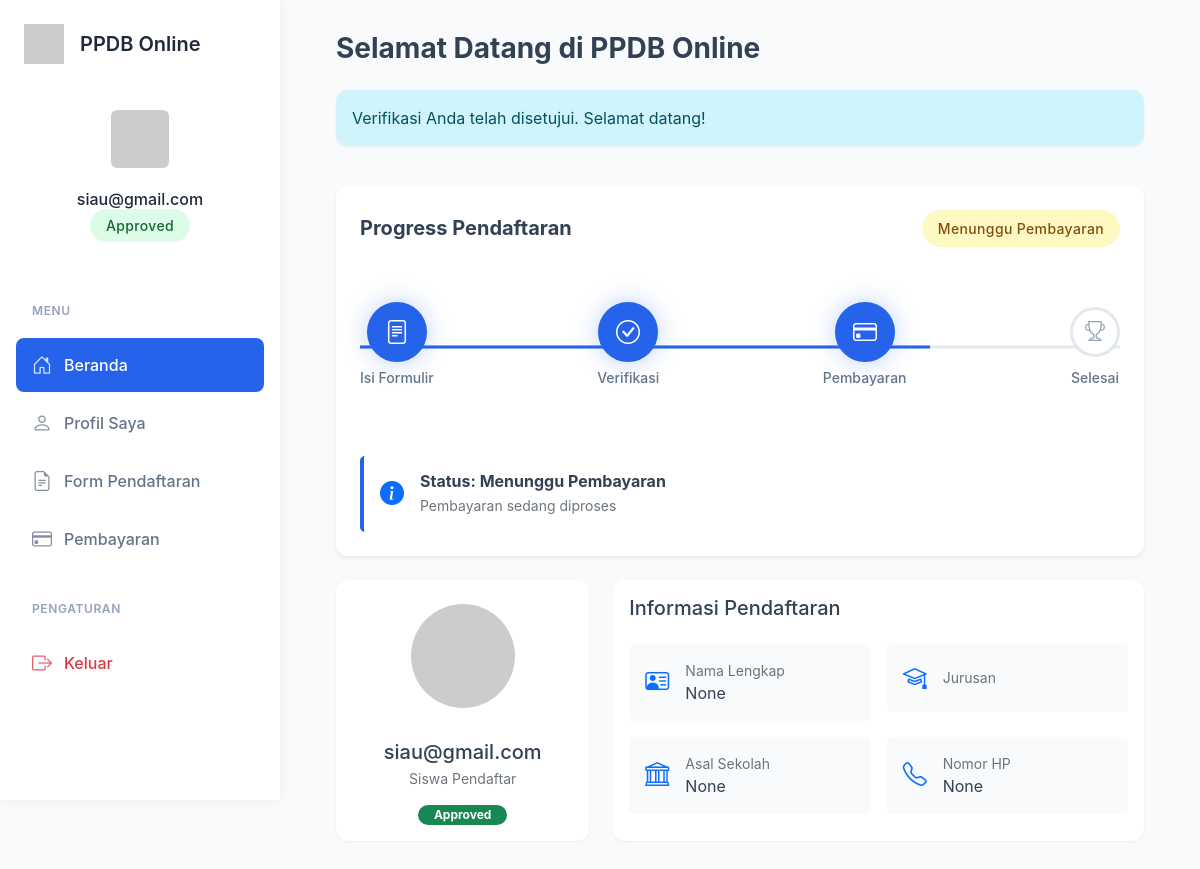
Before: / (signed in) with the older database file.
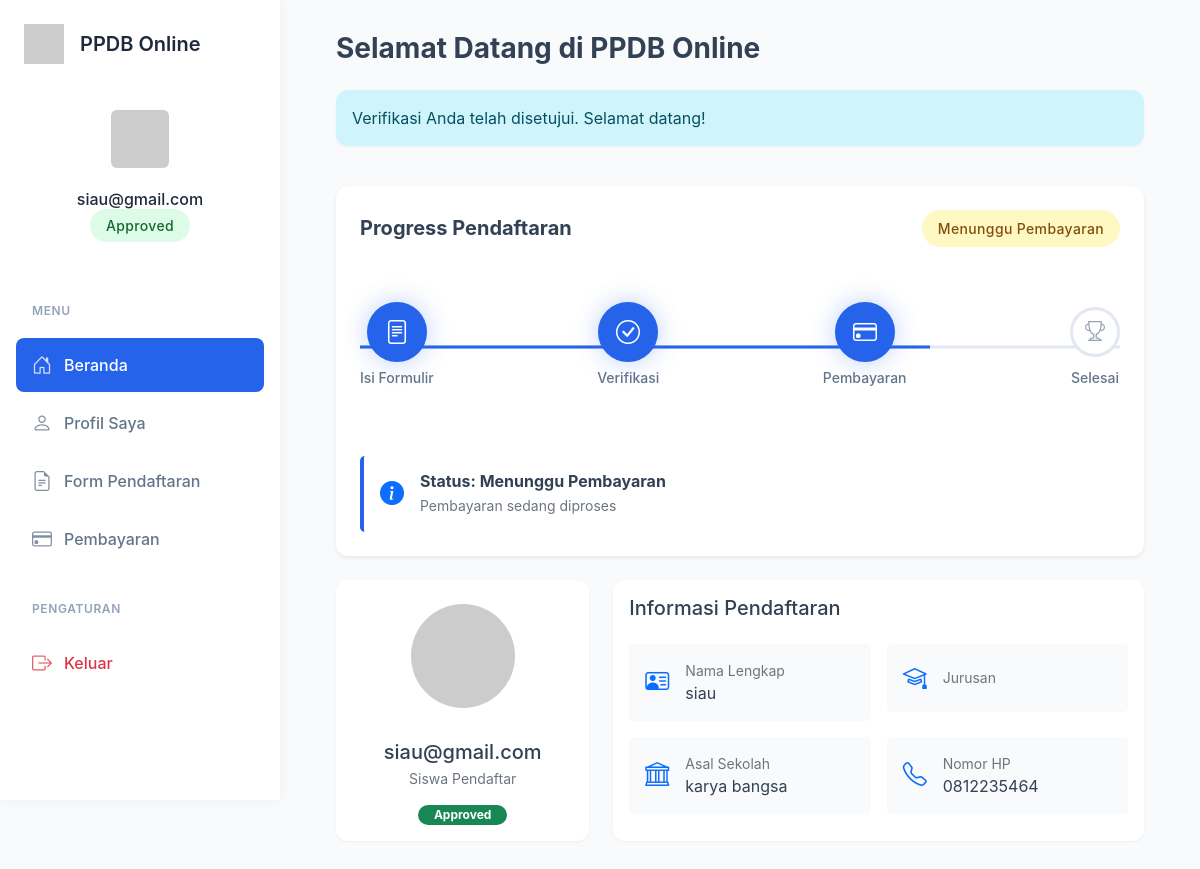
After: the same page with the newer database file.
### app copy.py (models this page shows)
class Formulir(db.Model):
    id = db.Column(db.Integer, primary_key=True)
    user_id = db.Column(db.Integer, db.ForeignKey('users.id'), nullable=False)  # Correct table name
    user = db.relationship('User', back_populates='formulir')
    nama_lengkap = db.Column(db.String(100))
    tempat_lahir = db.Column(db.String(100))
    tanggal_lahir = db.Column(db.String(100))
    jenis_kelamin = db.Column(db.String(20))
    alamat = db.Column(db.String(200))
    asal_sekolah = db.Column(db.String(200))
    no_hp = db.Column(db.String(20))
    foto_path = db.Column(db.String(200))
    ijazah_path = db.Column(db.String(200))
    pembayaran_path = db.Column(db.String(200))
    verifikasi_status = db.Column(db.String(20), default='belum')

### app copy.py (the view)
@app.route('/', methods=['GET', 'POST'])
def index():
    if 'user_id' not in session:
        return render_template('landing.html')
    user = User.query.get(session['user_id'])
    formulir = Formulir.query.filter_by(user_id=user.id).first()
    if formulir:
        if formulir.verifikasi_status == 'pending':
            pesan = "Harap tunggu, permintaan Anda sedang diproses oleh admin."
        elif formulir.verifikasi_status == 'approved':
            pesan = "Verifikasi Anda telah disetujui. Selamat datang!"
        elif formulir.verifikasi_status == 'rejected':
            pesan = "Verifikasi Anda ditolak. Silakan kirim ulang data Anda."
        else:
            pesan = ""
    else:
        pesan = ""
    return render_template('index.html', user=user, formulir=formulir, pesan=pesan)

### app copy.py (called while the page is built)
@app.before_request
def make_session_permanent():
    session.permanent = True

@app.context_processor
def utility_processor():
    def get_current_user():
        if 'user_id' in session:
            return User.query.get(session['user_id'])
        return None
    def get_user_formulir():
        if 'user_id' in session:
            return Formulir.query.filter_by(user_id=session['user_id']).first()
        return None
    return dict(get_current_user=get_current_user, get_user_formulir=get_user_formulir)

### templates/index.html (shortened to what the changed rows need)
{% extends "base.html" %}
{% block content %}
{% set current_progress = 0 %}
{% set status_text = 'Belum Memulai' %}
{% if formulir %}
  {% if formulir.pembayaran_status == 'approved' %}
    {% set current_progress = 100 %}
    {% set status_text = 'Pendaftaran Selesai' %}
  {% elif formulir.verifikasi_status == 'approved' %}
    {% set current_progress = 75 %}
    {% set status_text = 'Menunggu Pembayaran' %}
  {% elif formulir.verifikasi_status == 'pending' %}
    {% set current_progress = 50 %}
    {% set status_text = 'Menunggu Verifikasi' %}
  {% else %}
    {% set current_progress = 25 %}
    {% set status_text = 'Formulir Terisi' %}
  {% endif %}
{% endif %}
<div class="container-fluid">
              {% set steps = [
                ('Isi Formulir', 'bi-file-text', 25),
                ('Verifikasi', 'bi-check-circle', 50),
                ('Pembayaran', 'bi-credit-card', 75),
                ('Selesai', 'bi-trophy', 100)
              ] %}
  <div class="row g-4">
    <div class="col-md-4">
      <div class="card h-100">
        <div class="card-body text-center">
          {% if formulir %}
          <div class="d-flex justify-content-center gap-2">
            <span class="badge bg-{{ 'success' if formulir.verifikasi_status == 'approved'
                                    else 'warning' if formulir.verifikasi_status == 'pending'
                                    else 'danger' }} rounded-pill px-3">
              {{ formulir.verifikasi_status|title }}
            </span>
          </div>
          {% endif %}
        </div>
      </div>
    </div>
    <div class="col-md-8">
      <div class="card h-100">
        <div class="card-body">
          {% if formulir %}
          <div class="row g-3">
            <div class="col-md-6">
              <div class="d-flex align-items-center p-3 bg-light rounded-3">
                <i class="bi bi-person-vcard fs-4 text-primary me-3"></i>
                <div>
                  <div class="text-muted small">Nama Lengkap</div>
                  <div class="fw-medium">{{ formulir.nama_lengkap }}</div>
                </div>
              </div>
            </div>
            <div class="col-md-6">
              <div class="d-flex align-items-center p-3 bg-light rounded-3">
                <i class="bi bi-mortarboard fs-4 text-primary me-3"></i>
                <div>
                  <div class="text-muted small">Jurusan</div>
                </div>
              </div>
            </div>
            <div class="col-md-6">
              <div class="d-flex align-items-center p-3 bg-light rounded-3">
                <i class="bi bi-bank fs-4 text-primary me-3"></i>
                <div>
                  <div class="text-muted small">Asal Sekolah</div>
                  <div class="fw-medium">{{ formulir.asal_sekolah }}</div>
                </div>
              </div>
            </div>
            <div class="col-md-6">
              <div class="d-flex align-items-center p-3 bg-light rounded-3">
                <i class="bi bi-telephone fs-4 text-primary me-3"></i>
                <div>
                  <div class="text-muted small">Nomor HP</div>
                  <div class="fw-medium">{{ formulir.no_hp }}</div>
                </div>
              </div>
            </div>
          </div>
          {% endif %}
        </div>
      </div>
    </div>
  </div>
</div>
{% endblock %}

### templates/base.html (shortened to what this page needs)
<!DOCTYPE html>
<html>
<head>
  <link href="https://cdn.jsdelivr.net/npm/bootstrap@5.1.3/dist/css/bootstrap.min.css" rel="stylesheet">
  <link rel="stylesheet" href="https://cdn.jsdelivr.net/npm/bootstrap-icons@1.8.1/font/bootstrap-icons.css">
</head>
<body>
  <div class="wrapper">
    <nav class="sidebar">
      <div class="sidebar-header">
        <div class="sidebar-brand">
          <img src="https://ui-avatars.com/api/?name=PPDB&background=2563eb&color=fff" alt="Logo">
          <h4>PPDB Online</h4>
        </div>
        {% if session.user_id %}
        <div class="sidebar-user">
          {% set user = get_current_user() %}
          <img src="https://ui-avatars.com/api/?name={{ user.username }}&background=random" alt="Profile">
          <h6 class="mt-3 mb-1">{{ user.username }}</h6>
          {% set formulir = get_user_formulir() %}
          {% if formulir %}
          <span class="status-badge
                    {% if formulir.verifikasi_status == 'approved' %}status-approved
                    {% elif formulir.verifikasi_status == 'pending' %}status-pending
                    {% else %}status-rejected{% endif %}">
            {{ formulir.verifikasi_status|title }}
          </span>
          {% endif %}
        </div>
        {% endif %}
      </div>
      <div class="sidebar-menu">
        <div class="nav-section">
          <div class="nav-section-title">Menu</div>
          <div class="nav flex-column">
            {% if not session.user_id %}
            <a href="{{ url_for('index') }}" class="nav-link {{ 'active' if request.endpoint == 'index' }}">
              <i class="bi bi-house-door"></i>
              <span>Beranda</span>
            </a>
            <a href="{{ url_for('login') }}" class="nav-link {{ 'active' if request.endpoint == 'login' }}">
              <i class="bi bi-box-arrow-in-right"></i>
              <span>Login</span>
            </a>
            <a href="{{ url_for('register') }}" class="nav-link {{ 'active' if request.endpoint == 'register' }}">
              <i class="bi bi-person-plus"></i>
              <span>Daftar</span>
            </a>
            {% else %}
            <a href="{{ url_for('index') }}" class="nav-link {{ 'active' if request.endpoint == 'index' }}">
              <i class="bi bi-house-door"></i>
              <span>Beranda</span>
            </a>
            <a href="{{ url_for('profile') }}" class="nav-link {{ 'active' if request.endpoint == 'profile' }}">
              <i class="bi bi-person"></i>
              <span>Profil Saya</span>
            </a>
            <a href="{{ url_for('verifikasi') }}" class="nav-link {{ 'active' if request.endpoint == 'verifikasi' }}">
              <i class="bi bi-file-earmark-text"></i>
              <span>Form Pendaftaran</span>
            </a>
            {% set formulir = get_user_formulir() %}
            {% if formulir and formulir.verifikasi_status == 'approved' %}
            <a href="{{ url_for('pembayaran') }}" class="nav-link {{ 'active' if request.endpoint == 'pembayaran' }}">
              <i class="bi bi-credit-card"></i>
              <span>Pembayaran</span>
            </a>
            {% endif %}
            <div class="nav-section-title mt-4">Pengaturan</div>
            <a href="{{ url_for('logout') }}" class="nav-link text-danger">
              <i class="bi bi-box-arrow-right"></i>
              <span>Keluar</span>
            </a>
            {% endif %}
          </div>
        </div>
      </div>
    </nav>
    <div class="content">
      <div class="container-fluid">
        {% block content %}{% endblock %}
      </div>
    </div>
  </div>
</body>
</html>

Changed rows visible on the page:
changed Formulir "Approved": nama_lengkap "None" → "siau"; asal_sekolah "None" → "karya bangsa"; no_hp "None" → "0812235464"
